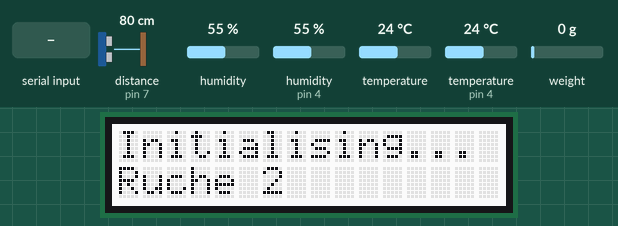
Simulated run of this sketch. Board: Arduino Uno, built with avr-gcc and run on an emulated ATmega328P. On the bench: 16×2 character LCD. Inputs (shaded band) come from the test bench; at power-on: distance to the obstacle (sensor on pin 7) 80 cm, temperature 24 °C, humidity 55 %, humidity (sensor on pin 4) 55 %, temperature (sensor on pin 4) 24 °C, weight on the scale 0 g. The modem accepts every AT command (registered, SIM ready, sends succeed) and sends nothing else; what the sketch prints to the serial monitor is not drawn.

Above: at 3.9 s.
4.0 s: "ERROR" received over the second serial link
At 5.2 s:
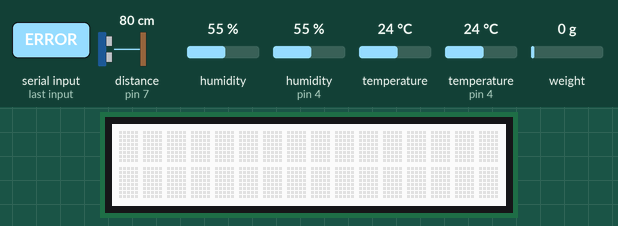
5.5 s: "error" received over the second serial link
At 11.2 s:
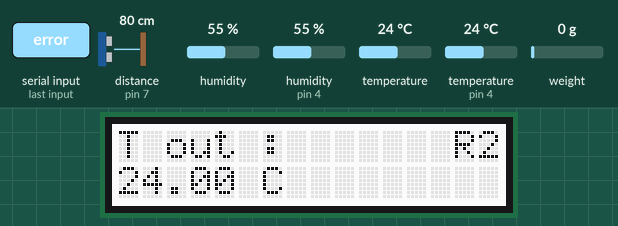
14.2 s: distance to the obstacle (sensor on pin 7) set to 120 cm
At 15.1 s:
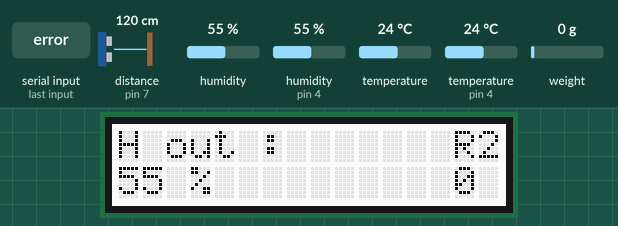
19.8 s: temperature (sensor 0) set to 12 °C
At 25.7 s:
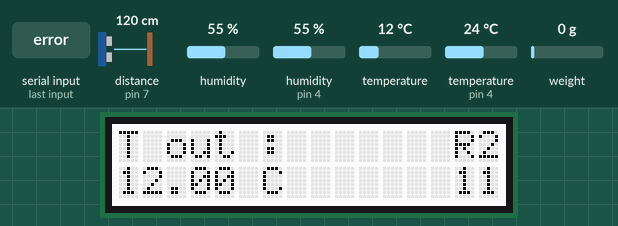
Timing chart, 0 to 27.2 s (numbered marks = the images above; inputs shaded):
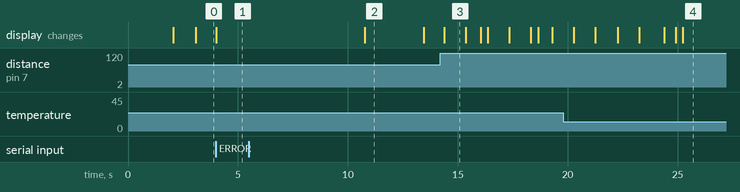

Measured:
- after the input at 4.0 s, the display: changes at once (image 1)
- after the input at 5.5 s, the display: changes after 5.3 s (image 2)
- what the display in image 2 shows lasts 2.7 s, from 10.8 s to 13.5 s
- what the display in image 3 shows lasts 1.0 s, from 14.4 s to 15.4 s

The sketch:

lcd_on_off.ino
```cpp
#include<SoftwareSerial.h>
#include<DHT.h>
#include <Wire.h>
#include "rgb_lcd.h"
#include "rgb_lcd.h"
#include "Adafruit_SHT31.h"
#include "Ultrasonic.h"
#include "HX711.h"
#include <LowPower.h>

#include "chrono.h"
//#include"lora_e5.h"


//serial
#define RX 5
#define TX 6
SoftwareSerial LoRaSerial(RX,TX);

//poids
const int LOADCELL_DOUT_PIN = 2;
const int LOADCELL_SCK_PIN = 3;
float Calibration_Weight = 213.60;
HX711 scale;

#define LORAINFO false //définie si on doit modifier les infos Lora lors d'un nouveau flash
//TTN Infos
#define DevEui "70b3d57ed0067d1d"
#define DevAddr "26 0b b1 1c"
#define AppEui "0000000000000000"
#define NwksKey "1af79eb4c416f0dbdc835eda04297741"
#define AppsKey "3f4cb38212b261d1a831fc4ec6fa3995"
#define Mode "ABP" //"OTAA"
#define DR "7"
#define PORT "2"
#define CH "2" //changer pour chaques ruches

//DHT22 part
#define brocheBranchementDHT 4   // Si la ligne de données du DHT22 est branchée sur la pin D6 de votre Arduino, par exemple
#define typeDeDHT DHT22          // Si votre DHT utilisé est un DHT22 (mais cela pourrait aussi bien être un DHT11 ou DHT21, par exemple)

#define pinultrasonic 7

//datas struct
struct datas{
    int Hi;
    float Ti;
    int Ho;
    float To;
    int presence;
    int poids;
    int dataRstCnt; //permet de compter le nombre de data qui ont été mises a jour
    bool allDatasReset ; //identifie si toutes les datas ont été mises a jour
};
datas myDatas={0,0,0,0,1,0,0,false};

//chrono struct - pour déompter le temps


//chrono ch_sht31;
//chrono ch_dht22;
//chrono ch_sender;
chrono ch_lcd;
chrono ch_lcdstop;
chrono ch_send;


//SWITCH SENDER - switch qui permet de savoir si on envoie ou pas des trames

//composants declarations
DHT dht(brocheBranchementDHT, typeDeDHT);
rgb_lcd lcd;
Adafruit_SHT31 sht31 = Adafruit_SHT31();
Ultrasonic ultrasonic(pinultrasonic);


//global var
float t1 = 0;
int h1 = 0;


int people = false;
bool newPresence = false; // permet d'envoyer un  message lorsqu'une nouvelle présence est détéctée, une fois le message envoyé la variable repasse a false
bool dht22_TH = false;

bool exist = false;

int lcd_inf = 0;

//AT command vars
static char recv_buf[55];

char command[50];
char t1Str[10];
char h1Str[10];

// fonctions definitions
int init_lora_e5(); //initialise le module LoRa avec toutes les commandes AT
static int at_send_check_response(char *p_ack, int timeout_ms, char*p_cmd, ...);
int at_send(char* str1, char* str2, char* verif, int t_out);


bool enableHeater = false;
uint8_t loopCnt = 0;


//f setup
void setup() {
    Serial.begin(9600); // Initialize USB Serial

    LoRaSerial.begin(9600); // Initialize Software Serial
    delay(2000);
    Serial.println("Setup");
    dht.begin();
    lcd.begin(16,2);

    //begin poids
    scale.begin(LOADCELL_DOUT_PIN, LOADCELL_SCK_PIN);
    scale.set_scale(Calibration_Weight);
    scale.tare();

    lcd.setCursor(0, 0);
    lcd.print("Initialising...");
    lcd.setCursor(0, 1);
    lcd.print("Ruche ");
    lcd.print(CH);
    while (!Serial)
        delay(10);     // will pause Zero, Leonardo, etc until serial console opens

    Serial.println("SHT31 test");
    if (! sht31.begin(0x44)) {   // Set to 0x45 for alternate i2c addr
        Serial.println("Couldn't find SHT31");
        while (1) delay(1);
    }

	Serial.println("\n_____\nBegin Init :");

    if(init_lora_e5())
    {
        exist=true;
        Serial.println("InitDone");
    }
    else
        Serial.println("Init Error");


    //chrono init
    //ch_dht22.startChrono(4000);
    //ch_sht31.startChrono(4000);
    ch_lcd.startChrono(2500); // temps pour affihcer une infos et passer a la suivante
    ch_lcdstop.startChrono(30000); // temps aprés lequel le lcd s'éteint
    ch_send.startChrono(15000);

    lcd.clear();

}

// main loop
void loop() {
  // Check if data is available on USB Serial
    while(Serial.available())
    {
        int datas = Serial.read();
        //Serial.print(">");
        Serial.write(datas);
        LoRaSerial.write(datas);
    }
    //LoRaSerial.print("AT+ID=DevEui");
    while(LoRaSerial.available())
        Serial.write(LoRaSerial.read());

    //ultrasonic mesurement
    long RangeInCentimeters;
	RangeInCentimeters = ultrasonic.MeasureInCentimeters();
	delay(150);


    //lcd prints
    if(ch_lcd.isFinished())
    {
        lcd.clear();
        // ligne 1 : captor type
        lcd.setCursor(0, 0);
        switch(lcd_inf)
        {
            case 0:
                lcd.print("T out :");
                break;
            case 1:
                lcd.print("H out :");
                break;
            case 2:
                lcd.print("T in :");
                break;
            case 3:
                lcd.print("H in :");
                break;
            case 4:
                lcd.print("Poids :");
                break;
            default:
                lcd.print("<NoData>");
        }
        lcd.setCursor(14, 0);
        lcd.print("R");
        lcd.print(CH);
        //ligne 2 : captor value
        lcd.setCursor(0, 1);

        switch(lcd_inf)
        {
            case 0:
                myDatas.To = sht31.readTemperature();
                Serial.println(myDatas.To);
                lcd.print(myDatas.To);
                lcd.print(" C");
                break;
            case 1:
                myDatas.Ho = sht31.readHumidity();
                Serial.println(myDatas.Ho);
                lcd.print(myDatas.Ho);
                lcd.print(" %");
                break;
            case 2:
                myDatas.Ti = dht.readTemperature();
                Serial.println(myDatas.Ti);
                lcd.print(myDatas.Ti);
                lcd.print(" C");
                break;
            case 3:
                myDatas.Hi = dht.readHumidity();
                Serial.println(myDatas.Hi);
                lcd.print(myDatas.Hi);
                lcd.print(" %");
                break;
            case 4:
                if (scale.is_ready()) {
                    Serial.print("HX711 reading: ");
                    //int output = (int)(reading);
                    myDatas.poids== (int)scale.get_units(10);;
                    //Serial.print(myDatas.poids);
                    //Serial.println(" g");
                } else {
                    Serial.println("HX711 not found.");
                }

                lcd.print(myDatas.poids);
                lcd.print(" g");
                Serial.print(myDatas.poids);
                Serial.println(" g");
                break;
            default:
                lcd.print("<NoData>");
        }
        Serial.print(lcd_inf);
        lcd_inf++;
        if(lcd_inf>4) lcd_inf=0;

        ch_lcd.reset();
    }

    //capteurs reception
    //sht31
    /*if(ch_sht31.isFinished())
    {
        myDatas.To = sht31.readTemperature();
        myDatas.Ho = sht31.readHumidity();
        lcd.setCursor(15, 1);
        lcd.print("~");
        ch_sht31.reset();
    }*/

    //dht22
    /*if(ch_dht22.isFinished())
    {
        if(dht22_TH)
            myDatas.Ti = dht.readTemperature();
        else
            myDatas.Hi = dht.readHumidity();

        dht22_TH!=dht22_TH;
        Serial.println(dht22_TH);
        ch_dht22.reset();
    }*/

    //lcd traitement -> permet d'eteindre ou d'allumer le lcd
    if(RangeInCentimeters<100)
    {
        if(!people)
        {
            Serial.println(RangeInCentimeters);
            Serial.println("People In");
            lcd.display();
            people = true;
            newPresence = true;
            myDatas.presence=true;
        }
        ch_lcdstop.reset();
    }
    else
    {
        people=false;
        newPresence = false;
        lcd.setCursor(14,1);
        lcd.print("  ");
        lcd.setCursor(14,1);
        lcd.print(ch_lcdstop.getDelta()/1000);
        if(ch_lcdstop.isFinished())
        {

            lcd.noDisplay();
            myDatas.presence=false;
            //Serial.print((deltatime-(millis()-passtime))/1000);
        }

    }

    //Serial.println(ch_send.getDelta());

    if(ch_send.isFinished() || newPresence) // lance la fonction si le timer d'envoie est fini ou si une nouvellle présence a ete detectee
    {
        newPresence = false;
        char t1str[6];
        char t2str[6];
        char pdstr[6];
        dtostrf( myDatas.Ti, 3, 1,t1str );//pour formate sous forme de string pour la fonction 'sprintf()'
        dtostrf( myDatas.To, 3, 2,t2str );
        dtostrf( myDatas.poids, 5, 0,pdstr );
        Serial.println("\n__\nSending");
        Serial.print("Ti :");
        Serial.println(myDatas.Ti);
        sprintf(command, "\"Ti:%s,Hi:%d,To:%s,Ho:%d,Pr:%d,Pd:%d\"", t1str, myDatas.Hi, t2str, myDatas.Ho,myDatas.presence, myDatas.poids );
        Serial.println("--");
        Serial.println(command);
        Serial.println("--");
        at_send("AT+MSG=, ", command, "+MSG: Done", 5000);

        at_send("AT+LW=ULDL, ","", "+LW:", 5000);//get frame counter
        Serial.println("__\n");
        ch_send.reset();
    }

    /*if(0)  //if(exist)
    {
        Serial.println("\n----start sending");

        //Serial.print("Ti : ");
        dtostrf(myDatas.Ti, 3, 1, t1Str); //transforme la valeur en string
        dtostrf(myDatas.Hi, 3, 0, h1Str); //transforme la valeur en string
        //dtostrf(myDatas.To, 3, 0, t2Str); //transforme la valeur en string
        //dtostrf(myDatas.Ho, 3, 0, h2Str); //transforme la valeur en string
        //dtostrf(myDatas.poids, 3, 0, pdStr); //transforme la valeur en string
        //dtostrf(myDatas.presence, 3, 0, prStr); //transforme la valeur en string

        sprintf(command, "\"T1:%s, H1:%d\"", t1Str, h1);
        at_send("AT+MSG=, ", command, "+MSG: Done", 5000);
        Serial.println(command);

        ch_send.reset();
    }*/
}

//fonctions
int at_send(char* str1, char* str2, char* verif, int t_out)
{
    char buff[60];
    char c[] = "\r\n";
    sprintf(buff, "%s%s%s", str1,str2,c);
    //Serial.println(buff);
    return at_send_check_response(verif, t_out, buff);
}

int init_lora_e5()
{
    int valid=0;
    if(at_send_check_response("+AT: OK", 20000, "AT\r\n"))
    {
        #if LORAINFO
            Serial.println("Setting LoRa infos");
            valid+=at_send("AT+ID=DevEui, ", DevEui, "+ID: DevEui", 2000);
            valid+=at_send("AT+ID=DevAddr, ", DevAddr, "+ID: DevAddr", 2000);
            valid+=at_send("AT+KEY=NWKSKEY, ", NwksKey, "+KEY: NWKSKEY", 2000);
            valid+=at_send("AT+KEY=APPSKEY, ", AppsKey, "+KEY: APPSKEY", 2000);
            valid+=at_send("AT+MODE= ", Mode, "+MODE: ", 2000);
            valid+=at_send("AT+DR= ", DR, "+DR: ", 2000);
            valid+=at_send("AT+CH= ", CH, "+CH: ", 2000);

        #endif
        #if !LORAINFO
            valid+=7;
        #endif

        valid+=at_send("AT+MSG", "", "+MSG: Done", 4000);

        if((valid>=8)) //depend du nombre d'AT command envoyée
            return 1;
        else
            return 0;
    }
    else
    {
        Serial.println("AT : error");
        return 0;

    }
}


static int at_send_check_response(char *p_ack, int timeout_ms, char*p_cmd, ...)
{
    int ch;
    int num = 0;
    int index = 0;
    unsigned long  startMillis = 0;
    va_list args;
    char cmd_buffer[256];  // Adjust the buffer size as needed
    memset(recv_buf, 0, sizeof(recv_buf));
    va_start(args, p_cmd);
    vsprintf(cmd_buffer, p_cmd, args);  // Format the command string
    LoRaSerial.print(cmd_buffer);
    Serial.print(cmd_buffer);
    va_end(args);
    delay(50);
    startMillis = millis();


    if (p_ack == NULL)
    {
        Serial.println("p_ack none");
        return 0;
    }

    do
    {
        while (LoRaSerial.available() )
        {
            ch = LoRaSerial.read();
            recv_buf[index++] = ch;
            Serial.print((char)ch);
            delay(2);
        }
        if((strstr(recv_buf, "ERROR")||strstr(recv_buf, "error")) != NULL)
        {
            Serial.println("< ERROR IN AT COMMAND >");
            return 0;
        }
        if (strstr(recv_buf, p_ack) != NULL)
        {
            return 1;
        }
    //Serial.println(millis() - startMillis);
    } while (millis() - startMillis < timeout_ms);

    Serial.println("< ERROR TIME-OUT >");
    return 0;
}
```

chrono.cpp
```cpp
#include "chrono.h"

chrono::chrono() : startTime(0), duration(0), running(false) {}

void chrono::startChrono(unsigned long duree) {
    startTime = millis();
    duration = duree;
    running = true;
}

bool chrono::isFinished() {
    if (running && (millis() - startTime >= duration)) {
        running = false;
        return true;
    }
    return false;
}

void chrono::reset() {
    startTime = millis();
    running = true;
}

unsigned long chrono::getDelta() {
    unsigned long delta = millis()-startTime;
    return delta;
}
```

chrono.h
```cpp
#ifndef CHRONO_H
#define CHRONO_H

#include <Arduino.h>

class chrono {
private:
    unsigned long startTime;
    unsigned long duration;
    bool running;

public:
    chrono();

    void startChrono(unsigned long duree);
    unsigned long getDelta();
    bool isFinished();
    void reset();
};

#endif
```
